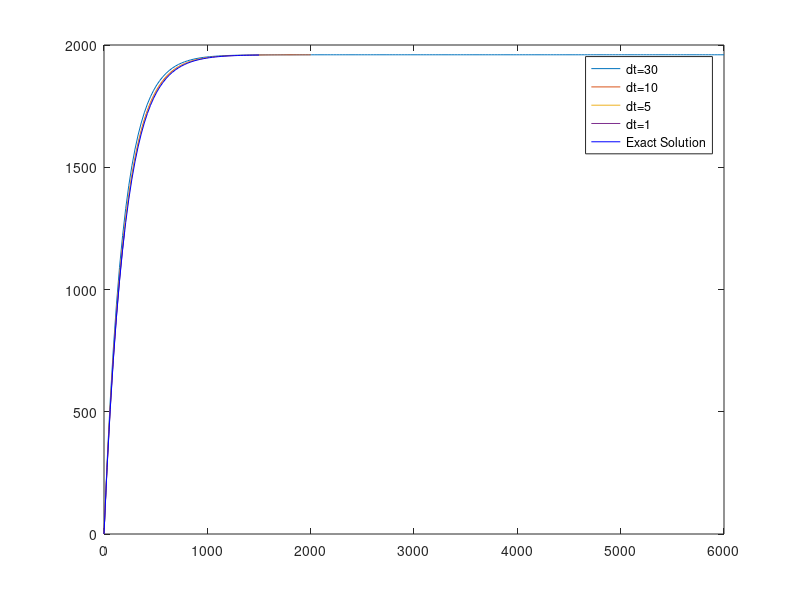

This chart was generated by the following MATLAB code:
% Numerical Methods
% Chapter: 1
% Exercise: 1
% -----
% Author: Supakorn Suttiruang (Lum)
% Date: 20 Aug 2019

clear
clc

%  Program Shuttle
nsteps = 200; dt = [30 10 5 1];
%  Initial condition:
% t(1) = 0.; v(1) = 0;
disp('    Time  Velocity')

for dti = dt
    t(1) = 0; v(1) = 0;
    for i=1:nsteps
        v(i+1) = v(i) + dti*(9.8 - .005*v(i));
        t(i+1) = t(i) + dti;
        fprintf('%8.0f  %8.0f\n', t, v)
    end
    plot(t,v,'-'), hold on
end

%  Exact solution:
te = 0:30:1500;
ve = 1960*(1.-exp(-.005*te));
plot(te,ve,'-b')
legend("dt=30", "dt=10", "dt=5", "dt=1", "Exact Solution");